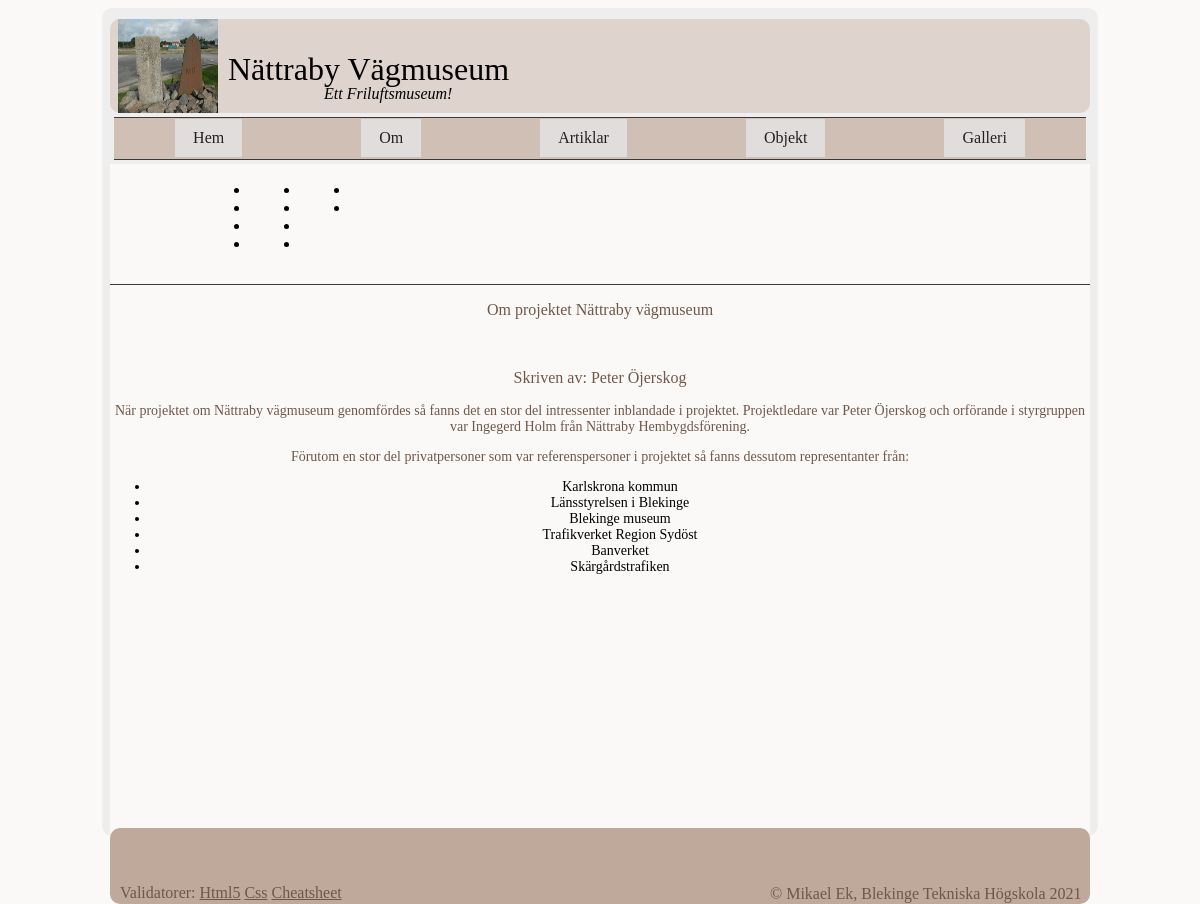
The app's page /article.php?page=article6 with its own data.
### tables this page shows
CREATE TABLE article
(
    id INTEGER PRIMARY KEY NOT NULL,
    name TEXT UNIQUE NOT NULL,
    title TEXT NOT NULL,
    data TEXT NOT NULL,
    author TEXT NOT NULL,
    gps TEXT,
    mapImage TEXT,
    image1 TEXT,
    image1Alt TEXT,
    image1Text, TEXT,
    image2 TEXT,
    image2Alt TEXT,
    image2Text TEXT
);

### article.php (called while the page is built, shortened)
<?php
require __DIR__ . "/incl/header.php";
require __DIR__ . "/incl/multipage.php";
require __DIR__ . "/incl/footer.php";

### article/article6.php (the view, shortened to what this page needs)
<?php
$fileName = __DIR__ . "/../db/nvm2.sqlite";
$dsn = "sqlite:$fileName";
$db = connectToDatabase($dsn);
$sql = "SELECT * FROM article WHERE id = 22 ";
$stmt = $db->prepare($sql);
$stmt->execute();
$res = $stmt->fetchAll(PDO::FETCH_ASSOC);
$rows = null;
foreach ($res as $row) {
    $rows .= "<tr>";
    $rows .= "<td>{$row['name']}</td>";
    $rows .= "<td>{$row['title']}</td>";
    $rows .= "<td>{$row['data']}</td>";
    $rows .= "<td>{$row['author']}</td>";
    $rows .= "<td>{$row['gps']}</td>";
    $rows .= "<td>{$row['image1']}</td>";
    $rows .= "<td>{$row['image1Alt']}</td>";
    $rows .= "<td>{$row['image1Text']}</td>";
    $rows .= "</tr>\n";
}
?>
<div class="intro">
    <p><?php echo $row['title'] ?></p>
    <p><img src="img/150x150/<?php echo $row['image1'] ?>" alt=""></p>
    <p class=" author">Skriven av: <?php echo $row['author'] ?></p>
</div>
<div class="text-data">
    <p><?php echo $row['data'] ?></p>
    <p><img src="img/150x150/<?php echo $row['image2'] ?>" alt=""></p>
</div>

### css/style.css (style rules this page uses)
html { background-color: #faf9f8; }
p { color: #705748; }
body { margin: 8px auto; padding: 8px; width: 980px; min-height: 800px; max-height: 800px; background-color: #eee; border-radius: 10px; padding-bottom: 20px; }
.intro { text-align: center; }
.text-data { text-align: center; font-size: 14px; }

### records on screen
article: title "Om projektet Nättraby vägmuseum", author "Peter Öjerskog", data "När projektet om Nättraby vägmuseum genomfördes så fanns det en stor del intressenter inblandade i projektet. Projektledare var Peter Öjerskog och orförande i styrgruppen var Ingegerd Holm från Nättraby Hembygdsförening. Förutom en stor del privatpersoner som var referenspersoner i projektet så fanns dessutom representanter från: Karlskrona kommun Länsstyrelsen i Blekinge Blekinge museum Trafikverket Region Sydöst Banverket Skärgårdstrafiken"
